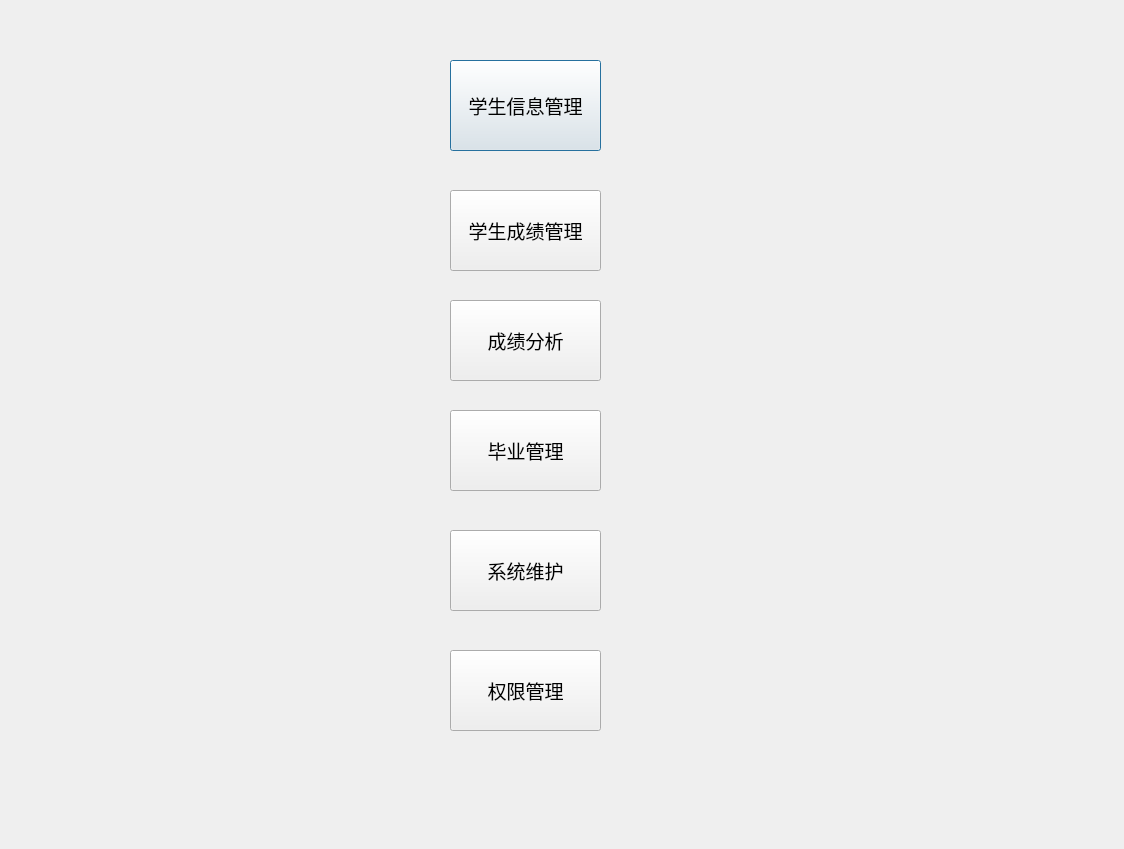
<?xml version="1.0" encoding="UTF-8"?>
<ui version="4.0">
 <class>login</class>
 <widget class="QDialog" name="login">
  <property name="geometry">
   <rect>
    <x>0</x>
    <y>0</y>
    <width>1124</width>
    <height>849</height>
   </rect>
  </property>
  <property name="windowTitle">
   <string>管理信息入口</string>
  </property>
  <property name="windowIcon">
   <iconset>
    <normaloff>login_ui.png</normaloff>login_ui.png</iconset>
  </property>
  <widget class="QPushButton" name="stu_info_Button">
   <property name="geometry">
    <rect>
     <x>450</x>
     <y>60</y>
     <width>151</width>
     <height>91</height>
    </rect>
   </property>
   <property name="font">
    <font>
     <family>Agency FB</family>
     <pointsize>14</pointsize>
    </font>
   </property>
   <property name="text">
    <string>学生信息管理</string>
   </property>
  </widget>
  <widget class="QPushButton" name="stu_grade_Button">
   <property name="geometry">
    <rect>
     <x>450</x>
     <y>190</y>
     <width>151</width>
     <height>81</height>
    </rect>
   </property>
   <property name="font">
    <font>
     <family>Agency FB</family>
     <pointsize>14</pointsize>
    </font>
   </property>
   <property name="text">
    <string>学生成绩管理</string>
   </property>
  </widget>
  <widget class="QPushButton" name="grad_manage_Button">
   <property name="geometry">
    <rect>
     <x>450</x>
     <y>410</y>
     <width>151</width>
     <height>81</height>
    </rect>
   </property>
   <property name="font">
    <font>
     <family>Agency FB</family>
     <pointsize>14</pointsize>
    </font>
   </property>
   <property name="text">
    <string>毕业管理</string>
   </property>
  </widget>
  <widget class="QPushButton" name="sys_restore_Button">
   <property name="geometry">
    <rect>
     <x>450</x>
     <y>530</y>
     <width>151</width>
     <height>81</height>
    </rect>
   </property>
   <property name="font">
    <font>
     <family>Agency FB</family>
     <pointsize>14</pointsize>
    </font>
   </property>
   <property name="text">
    <string>系统维护</string>
   </property>
  </widget>
  <widget class="QPushButton" name="grade_analyse_Button">
   <property name="geometry">
    <rect>
     <x>450</x>
     <y>300</y>
     <width>151</width>
     <height>81</height>
    </rect>
   </property>
   <property name="font">
    <font>
     <family>Agency FB</family>
     <pointsize>14</pointsize>
    </font>
   </property>
   <property name="text">
    <string>成绩分析</string>
   </property>
  </widget>
  <widget class="QPushButton" name="sys_auth_Button">
   <property name="geometry">
    <rect>
     <x>450</x>
     <y>650</y>
     <width>151</width>
     <height>81</height>
    </rect>
   </property>
   <property name="font">
    <font>
     <family>Agency FB</family>
     <pointsize>14</pointsize>
    </font>
   </property>
   <property name="text">
    <string>权限管理</string>
   </property>
  </widget>
 </widget>
 <resources/>
 <connections/>
</ui>
